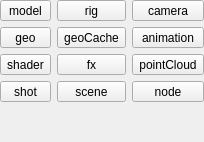
             <widget class="QFrame" name="ma_assetType_frame">
              <property name="frameShape">
               <enum>QFrame::NoFrame</enum>
              </property>
              <property name="frameShadow">
               <enum>QFrame::Plain</enum>
              </property>
              <property name="lineWidth">
               <number>0</number>
              </property>
              <layout class="QVBoxLayout" name="verticalLayout_5">
               <property name="margin">
                <number>0</number>
               </property>
               <item>
                <layout class="QGridLayout" name="ma_assetType_gridLayout">
                 <item row="0" column="0">
                  <widget class="QToolButton" name="model_toolButton">
                   <property name="sizePolicy">
                    <sizepolicy hsizetype="Expanding" vsizetype="Fixed">
                     <horstretch>0</horstretch>
                     <verstretch>0</verstretch>
                    </sizepolicy>
                   </property>
                   <property name="text">
                    <string>model</string>
                   </property>
                   <property name="icon">
                    <iconset resource="rsc.qrc">
                     <normaloff>:/icons/icons/publish_icon_geo.png</normaloff>
                     <disabledoff>:/icons/icons/publish_icon_geo_disabled.png</disabledoff>:/icons/icons/publish_icon_geo.png</iconset>
                   </property>
                   <property name="iconSize">
                    <size>
                     <width>48</width>
                     <height>48</height>
                    </size>
                   </property>
                   <property name="checkable">
                    <bool>true</bool>
                   </property>
                   <property name="autoExclusive">
                    <bool>true</bool>
                   </property>
                   <property name="toolButtonStyle">
                    <enum>Qt::ToolButtonTextUnderIcon</enum>
                   </property>
                  </widget>
                 </item>
                 <item row="0" column="1">
                  <widget class="QToolButton" name="rig_toolButton">
                   <property name="sizePolicy">
                    <sizepolicy hsizetype="Expanding" vsizetype="Fixed">
                     <horstretch>0</horstretch>
                     <verstretch>0</verstretch>
                    </sizepolicy>
                   </property>
                   <property name="text">
                    <string>rig</string>
                   </property>
                   <property name="icon">
                    <iconset resource="rsc.qrc">
                     <normaloff>:/icons/icons/publish_icon_rig.png</normaloff>
                     <disabledoff>:/icons/icons/publish_icon_rig_disabled.png</disabledoff>:/icons/icons/publish_icon_rig.png</iconset>
                   </property>
                   <property name="iconSize">
                    <size>
                     <width>48</width>
                     <height>48</height>
                    </size>
                   </property>
                   <property name="checkable">
                    <bool>true</bool>
                   </property>
                   <property name="autoExclusive">
                    <bool>true</bool>
                   </property>
                   <property name="toolButtonStyle">
                    <enum>Qt::ToolButtonTextUnderIcon</enum>
                   </property>
                  </widget>
                 </item>
                 <item row="0" column="2">
                  <widget class="QToolButton" name="camera_toolButton">
                   <property name="sizePolicy">
                    <sizepolicy hsizetype="Expanding" vsizetype="Fixed">
                     <horstretch>0</horstretch>
                     <verstretch>0</verstretch>
                    </sizepolicy>
                   </property>
                   <property name="text">
                    <string>camera</string>
                   </property>
                   <property name="icon">
                    <iconset resource="rsc.qrc">
                     <normaloff>:/icons/icons/publish_icon_camera.png</normaloff>
                     <disabledoff>:/icons/icons/publish_icon_camera_disabled.png</disabledoff>:/icons/icons/publish_icon_camera.png</iconset>
                   </property>
                   <property name="iconSize">
                    <size>
                     <width>48</width>
                     <height>48</height>
                    </size>
                   </property>
                   <property name="checkable">
                    <bool>true</bool>
                   </property>
                   <property name="autoExclusive">
                    <bool>true</bool>
                   </property>
                   <property name="toolButtonStyle">
                    <enum>Qt::ToolButtonTextUnderIcon</enum>
                   </property>
                  </widget>
                 </item>
                 <item row="1" column="1">
                  <widget class="QToolButton" name="geoCache_toolButton">
                   <property name="sizePolicy">
                    <sizepolicy hsizetype="Expanding" vsizetype="Fixed">
                     <horstretch>0</horstretch>
                     <verstretch>0</verstretch>
                    </sizepolicy>
                   </property>
                   <property name="text">
                    <string>geoCache</string>
                   </property>
                   <property name="icon">
                    <iconset resource="rsc.qrc">
                     <normaloff>:/icons/icons/publish_icon_anim.png</normaloff>
                     <disabledoff>:/icons/icons/publish_icon_anim_disabled.png</disabledoff>:/icons/icons/publish_icon_anim.png</iconset>
                   </property>
                   <property name="iconSize">
                    <size>
                     <width>48</width>
                     <height>48</height>
                    </size>
                   </property>
                   <property name="checkable">
                    <bool>true</bool>
                   </property>
                   <property name="autoExclusive">
                    <bool>true</bool>
                   </property>
                   <property name="toolButtonStyle">
                    <enum>Qt::ToolButtonTextUnderIcon</enum>
                   </property>
                  </widget>
                 </item>
                 <item row="1" column="0">
                  <widget class="QToolButton" name="geo_toolButton">
                   <property name="sizePolicy">
                    <sizepolicy hsizetype="Expanding" vsizetype="Fixed">
                     <horstretch>0</horstretch>
                     <verstretch>0</verstretch>
                    </sizepolicy>
                   </property>
                   <property name="text">
                    <string>geo</string>
                   </property>
                   <property name="icon">
                    <iconset resource="rsc.qrc">
                     <normaloff>:/icons/icons/publish_icon_geo.png</normaloff>
                     <disabledoff>:/icons/icons/publish_icon_geo_disabled.png</disabledoff>:/icons/icons/publish_icon_geo.png</iconset>
                   </property>
                   <property name="iconSize">
                    <size>
                     <width>48</width>
                     <height>48</height>
                    </size>
                   </property>
                   <property name="checkable">
                    <bool>true</bool>
                   </property>
                   <property name="autoExclusive">
                    <bool>true</bool>
                   </property>
                   <property name="toolButtonStyle">
                    <enum>Qt::ToolButtonTextUnderIcon</enum>
                   </property>
                  </widget>
                 </item>
                 <item row="1" column="2">
                  <widget class="QToolButton" name="animation_toolButton">
                   <property name="sizePolicy">
                    <sizepolicy hsizetype="Expanding" vsizetype="Fixed">
                     <horstretch>0</horstretch>
                     <verstretch>0</verstretch>
                    </sizepolicy>
                   </property>
                   <property name="text">
                    <string>animation</string>
                   </property>
                   <property name="icon">
                    <iconset resource="rsc.qrc">
                     <normaloff>:/icons/icons/publish_icon_anim.png</normaloff>
                     <disabledoff>:/icons/icons/publish_icon_anim_disabled.png</disabledoff>:/icons/icons/publish_icon_anim.png</iconset>
                   </property>
                   <property name="iconSize">
                    <size>
                     <width>48</width>
                     <height>48</height>
                    </size>
                   </property>
                   <property name="checkable">
                    <bool>true</bool>
                   </property>
                   <property name="autoExclusive">
                    <bool>true</bool>
                   </property>
                   <property name="toolButtonStyle">
                    <enum>Qt::ToolButtonTextUnderIcon</enum>
                   </property>
                  </widget>
                 </item>
                 <item row="2" column="0">
                  <widget class="QToolButton" name="shader_toolButton">
                   <property name="sizePolicy">
                    <sizepolicy hsizetype="Expanding" vsizetype="Fixed">
                     <horstretch>0</horstretch>
                     <verstretch>0</verstretch>
                    </sizepolicy>
                   </property>
                   <property name="text">
                    <string>shader</string>
                   </property>
                   <property name="icon">
                    <iconset resource="rsc.qrc">
                     <normaloff>:/icons/icons/publish_icon_shader.png</normaloff>
                     <disabledoff>:/icons/icons/publish_icon_shader_disabled.png</disabledoff>:/icons/icons/publish_icon_shader.png</iconset>
                   </property>
                   <property name="iconSize">
                    <size>
                     <width>48</width>
                     <height>48</height>
                    </size>
                   </property>
                   <property name="checkable">
                    <bool>true</bool>
                   </property>
                   <property name="autoExclusive">
                    <bool>true</bool>
                   </property>
                   <property name="toolButtonStyle">
                    <enum>Qt::ToolButtonTextUnderIcon</enum>
                   </property>
                  </widget>
                 </item>
                 <item row="2" column="1">
                  <widget class="QToolButton" name="fx_toolButton">
                   <property name="sizePolicy">
                    <sizepolicy hsizetype="Expanding" vsizetype="Fixed">
                     <horstretch>0</horstretch>
                     <verstretch>0</verstretch>
                    </sizepolicy>
                   </property>
                   <property name="text">
                    <string>fx</string>
                   </property>
                   <property name="icon">
                    <iconset resource="rsc.qrc">
                     <normaloff>:/icons/icons/publish_icon_fx.png</normaloff>
                     <disabledoff>:/icons/icons/publish_icon_fx_disabled.png</disabledoff>:/icons/icons/publish_icon_fx.png</iconset>
                   </property>
                   <property name="iconSize">
                    <size>
                     <width>48</width>
                     <height>48</height>
                    </size>
                   </property>
                   <property name="checkable">
                    <bool>true</bool>
                   </property>
                   <property name="autoExclusive">
                    <bool>true</bool>
                   </property>
                   <property name="toolButtonStyle">
                    <enum>Qt::ToolButtonTextUnderIcon</enum>
                   </property>
                  </widget>
                 </item>
                 <item row="2" column="2">
                  <widget class="QToolButton" name="ma_pointCloud_toolButton">
                   <property name="sizePolicy">
                    <sizepolicy hsizetype="Expanding" vsizetype="Fixed">
                     <horstretch>0</horstretch>
                     <verstretch>0</verstretch>
                    </sizepolicy>
                   </property>
                   <property name="text">
                    <string>pointCloud</string>
                   </property>
                   <property name="icon">
                    <iconset resource="rsc.qrc">
                     <normaloff>:/icons/icons/publish_icon_pointCloud.png</normaloff>
                     <disabledoff>:/icons/icons/publish_icon_pointCloud_disabled.png</disabledoff>:/icons/icons/publish_icon_pointCloud.png</iconset>
                   </property>
                   <property name="iconSize">
                    <size>
                     <width>48</width>
                     <height>48</height>
                    </size>
                   </property>
                   <property name="checkable">
                    <bool>true</bool>
                   </property>
                   <property name="autoExclusive">
                    <bool>true</bool>
                   </property>
                   <property name="toolButtonStyle">
                    <enum>Qt::ToolButtonTextUnderIcon</enum>
                   </property>
                  </widget>
                 </item>
                 <item row="3" column="0">
                  <widget class="QToolButton" name="shot_toolButton">
                   <property name="sizePolicy">
                    <sizepolicy hsizetype="Expanding" vsizetype="Fixed">
                     <horstretch>0</horstretch>
                     <verstretch>0</verstretch>
                    </sizepolicy>
                   </property>
                   <property name="text">
                    <string>shot</string>
                   </property>
                   <property name="icon">
                    <iconset resource="rsc.qrc">
                     <normaloff>:/icons/icons/icon_render.png</normaloff>
                     <disabledoff>:/icons/icons/icon_render_disabled.png</disabledoff>:/icons/icons/icon_render.png</iconset>
                   </property>
                   <property name="iconSize">
                    <size>
                     <width>48</width>
                     <height>48</height>
                    </size>
                   </property>
                   <property name="checkable">
                    <bool>true</bool>
                   </property>
                   <property name="autoExclusive">
                    <bool>true</bool>
                   </property>
                   <property name="toolButtonStyle">
                    <enum>Qt::ToolButtonTextUnderIcon</enum>
                   </property>
                  </widget>
                 </item>
                 <item row="3" column="1">
                  <widget class="QToolButton" name="scene_toolButton">
                   <property name="sizePolicy">
                    <sizepolicy hsizetype="Expanding" vsizetype="Fixed">
                     <horstretch>0</horstretch>
                     <verstretch>0</verstretch>
                    </sizepolicy>
                   </property>
                   <property name="text">
                    <string>scene</string>
                   </property>
                   <property name="icon">
                    <iconset resource="rsc.qrc">
                     <normaloff>:/icons/icons/publish_icon_scene.png</normaloff>
                     <disabledoff>:/icons/icons/publish_icon_scene_disabled.png</disabledoff>:/icons/icons/publish_icon_scene.png</iconset>
                   </property>
                   <property name="iconSize">
                    <size>
                     <width>48</width>
                     <height>48</height>
                    </size>
                   </property>
                   <property name="checkable">
                    <bool>true</bool>
                   </property>
                   <property name="autoExclusive">
                    <bool>true</bool>
                   </property>
                   <property name="toolButtonStyle">
                    <enum>Qt::ToolButtonTextUnderIcon</enum>
                   </property>
                  </widget>
                 </item>
                 <item row="3" column="2">
                  <widget class="QToolButton" name="ma_node_toolButton">
                   <property name="sizePolicy">
                    <sizepolicy hsizetype="Expanding" vsizetype="Fixed">
                     <horstretch>0</horstretch>
                     <verstretch>0</verstretch>
                    </sizepolicy>
                   </property>
                   <property name="text">
                    <string>node</string>
                   </property>
                   <property name="icon">
                    <iconset resource="rsc.qrc">
                     <normaloff>:/icons/icons/publish_icon_node.png</normaloff>
                     <disabledoff>:/icons/icons/publish_icon_node_disabled.png</disabledoff>:/icons/icons/publish_icon_node.png</iconset>
                   </property>
                   <property name="iconSize">
                    <size>
                     <width>48</width>
                     <height>48</height>
                    </size>
                   </property>
                   <property name="checkable">
                    <bool>true</bool>
                   </property>
                   <property name="autoExclusive">
                    <bool>true</bool>
                   </property>
                   <property name="toolButtonStyle">
                    <enum>Qt::ToolButtonTextUnderIcon</enum>
                   </property>
                  </widget>
                 </item>
                </layout>
               </item>
               <item>
                <spacer name="ma_assetType_verticalSpacer">
                 <property name="orientation">
                  <enum>Qt::Vertical</enum>
                 </property>
                 <property name="sizeHint" stdset="0">
                  <size>
                   <width>20</width>
                   <height>40</height>
                  </size>
                 </property>
                </spacer>
               </item>
              </layout>
             </widget>
